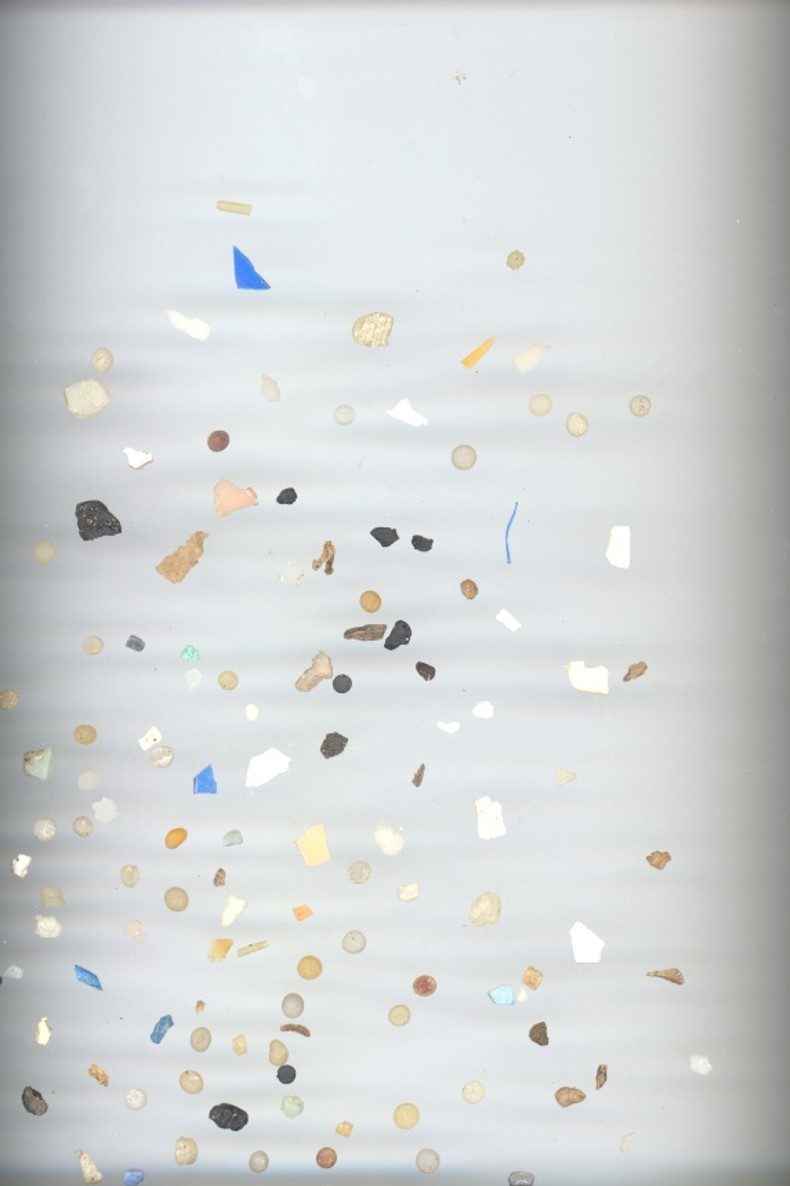
#> input picture MPs_test.jpg, 790 x 1186 px
$ jupyter execute P3_test.ipynb
#> lines starting #> are read from the running program, lines starting #| are printed output that depends on the picture; after the words box and inside, x2 and y2 are one past the last pixel; in counts of white or black regions, pixels touching at a corner belong together
TAREA: La tarea consiste en extraer características (geométricas y/o visuales) de las tres imágenes completas de partida, y *aprender* patrones que permitan identificar las partículas en nuevas imágenes. Para ello se proporciona como imagen de test *MPs_test.jpg* y sus correpondientes anotaciones *MPs_test_bbs.csv* con la que deben obtener las métricas para su propuesta de clasificación de microplásticos, además de la matriz de confusión. La matriz de confusión permitirá mostrar para cada clase el número de muestras que se clasifican correctamente de dicha clase, y el número de muestras que se clasifican incorrectamente como perteneciente a una de las otras dos clases.

En el trabajo [SMACC: A System for Microplastics Automatic Counting and Classification](https://doi.org/10.1109/ACCESS.2020.2970498), las características geométricas utilizadas fueron:

- Área en píxeles
- Perímetro en píxeles
- Compacidad (relación entre el cuadrado del perímetro y el área de la partícula)
- Relación del área de la partícula con la del contenedor
- Relación del ancho y el alto del contenedor
- Relación entre los ejes de la elipse ajustada
- Definido el centroide, relación entre las distancias menor y mayor al contorno

Si no se quedan satisfechos con la segmentación obtenida, es el mundo real, también en el README comento técnicas recientes de segmentación, que podrían despertar su curiosidad.

[cell 1]
import cv2
import numpy as np
import matplotlib.pyplot as plt
import csv

# Cargar imagen
img = cv2.imread('MPs_test.jpg')
#> img is the input picture: shape (1186, 790, 3); mean B, G, R 213.9, 213.8, 210.9
gray = cv2.cvtColor(img, cv2.COLOR_BGR2GRAY)

# Aplicar blur
blurred = cv2.GaussianBlur(gray, (5, 5), 0)

# Aplicar Canny
edges = cv2.Canny(blurred, 50, 150)
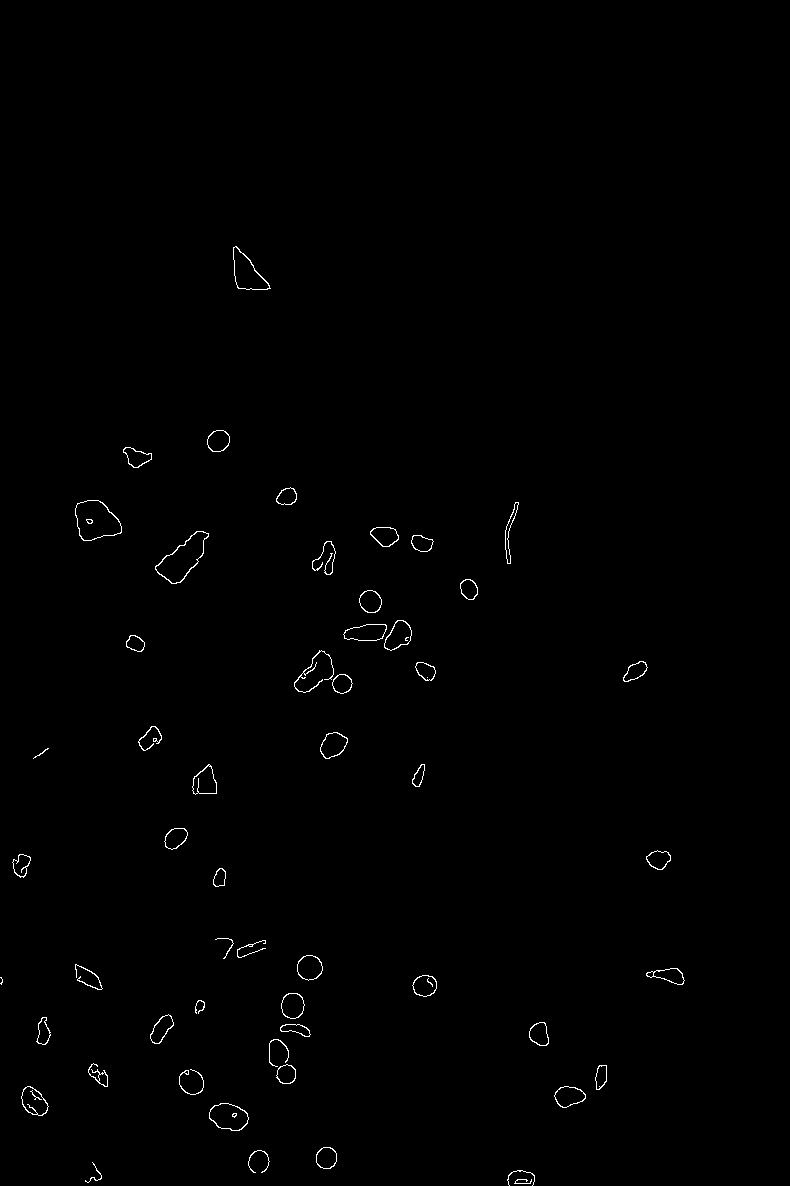
#> edges: shape (1186, 790); 0.51% white in thin lines or dots, all inside (x1, y1, x2, y2) = (0, 246, 685, 1186)

# Encontrar contornos
contours, _ = cv2.findContours(edges, cv2.RETR_EXTERNAL, cv2.CHAIN_APPROX_SIMPLE)
#> contours = 54 contours, 10 with area under 20; largest, box (x1, y1, x2, y2) and area: (75, 500, 122, 541) 1350, (155, 531, 209, 584) 1328, (233, 246, 271, 290) 846, (209, 1103, 249, 1131) 792, (343, 624, 387, 641) 542

print(f"Contornos detectados: {len(contours)}")
#| Contornos detectados: 54

# Cargar anotaciones del CSV (sin encabezados)
annotations = []
with open('MPs_test_bbs.csv', 'r') as file:
#> (reads MPs_test_bbs.csv from the repository)
    reader = csv.reader(file)
    next(reader)
    for row in reader:
        clase = row[0]
        x1 = float(row[1])
        y1 = float(row[2])
        x2 = float(row[3])
        y2 = float(row[4])

        # Calcular ancho y alto
        width = x2 - x1
        height = y2 - y1

        annotations.append({
            'x': x1,
            'y': y1,
            'width': width,
            'height': height,
            'class': clase
        })

print(f"Anotaciones en CSV: {len(annotations)}")

# Comparar contornos con anotaciones
print("\n=== COMPARACIÓN ===")
matched_count = 0
y_true = []  # Clases reales
y_pred = []  # Clases predichas

for i, contour in enumerate(contours):
    # Filtrar contornos pequeños
    if cv2.contourArea(contour) < 10:
        continue

    # Obtener bounding box del contorno
    x, y, w, h = cv2.boundingRect(contour)
    cx = x + w // 2  # Centro X
    cy = y + h // 2  # Centro Y

    # Buscar anotación más cercana
    min_distance = float('inf')
    matched_class = None
    matched_ann = None

    for ann in annotations:
        # Centro de la anotación
        ann_cx = ann['x'] + ann['width'] / 2
        ann_cy = ann['y'] + ann['height'] / 2

        # Distancia entre centros
        distance = np.sqrt((cx - ann_cx)**2 + (cy - ann_cy)**2)

        # Si está cerca (tolerancia = 30 píxeles)
        if distance < 30 and distance < min_distance:
            min_distance = distance
            matched_class = ann['class']
            matched_ann = ann

    # Si encontró match
    if matched_class:
        matched_count += 1
        # Aquí deberías tener tu clasificador que predice la clase
        # Por ahora, simulamos predicción (puedes reemplazar esto con tu modelo)
        predicted_class = matched_class  # Simulación - reemplaza con tu predicción real

        y_true.append(matched_class)
        y_pred.append(predicted_class)

        print(f"Contorno {i}: Posición ({x}, {y}) -> Real: {matched_class}, Predicho: {predicted_class}")
#> this loop made 54 passes
#> (x, y, w, h, cx, cy, predicted_class) on passes 3 to 10: (85, 1162, 17, 21, 93, 1172, 'FRA'), (248, 1150, 22, 23, 259, 1161, 'PEL'), (316, 1147, 21, 22, 326, 1158, 'PEL'), (209, 1103, 40, 28, 229, 1117, 'TAR'), (554, 1086, 32, 22, 570, 1097, 'PEL'), (21, 1086, 28, 30, 35, 1101, 'TAR'), (179, 1069, 25, 26, 191, 1082, 'PEL'), (595, 1065, 12, 25, 601, 1077, 'FRA')
#> (printed output is left out)
#> after the loop, matched_count = 45; y_pred = 45 items, first 6: 'FRA', 'PEL', 'PEL', 'TAR', 'PEL', 'TAR'; y_true has the same summary as y_pred

print(f"\nTotal emparejados: {matched_count}/{len(annotations)}")
#| Total emparejados: 45/97
print(f"Porcentaje de acierto: {matched_count / len(annotations) * 100:.2f}%")
#| Porcentaje de acierto: 46.39%

# Obtener clases únicas
classes = sorted(list(set(y_true)))
#> classes = ['FRA', 'PEL', 'TAR']
print(f"\nClases encontradas: {classes}")
#| Clases encontradas: ['FRA', 'PEL', 'TAR']

# Crear matriz de confusión
n_classes = len(classes)
#> n_classes = 3
confusion_matrix = np.zeros((n_classes, n_classes), dtype=int)

# Mapeo de clase a índice
class_to_idx = {cls: idx for idx, cls in enumerate(classes)}
#> class_to_idx = {'FRA': 0, 'PEL': 1, 'TAR': 2}

# Llenar matriz de confusión
for true, pred in zip(y_true, y_pred):
    true_idx = class_to_idx[true]
    pred_idx = class_to_idx[pred]
    confusion_matrix[true_idx, pred_idx] += 1
#> this loop made 45 passes
#> (true, pred, true_idx, pred_idx) on passes 1 to 8: ('FRA', 'FRA', 0, 0), ('PEL', 'PEL', 1, 1), ('PEL', 'PEL', 1, 1), ('TAR', 'TAR', 2, 2), ('PEL', 'PEL', 1, 1), ('TAR', 'TAR', 2, 2), ('PEL', 'PEL', 1, 1), ('FRA', 'FRA', 0, 0)
#> after the loop, confusion_matrix = [[19, 0, 0], [0, 12, 0], [0, 0, 14]]

# Mostrar matriz de confusión
print("\n=== MATRIZ DE CONFUSIÓN ===")
print(f"{'':10}", end='')
for cls in classes:
    print(f"{cls:>10}", end='')
#> this loop made 3 passes
#> (printed output is left out)
print()

for i, cls in enumerate(classes):
    print(f"{cls:10}", end='')
    for j in range(n_classes):
        print(f"{confusion_matrix[i, j]:>10}", end='')
    print()

# Calcular métricas por clase
print("\n=== MÉTRICAS POR CLASE ===")
print(f"{'Clase':<10} {'Precision':<12} {'Recall':<12} {'F1-Score':<12} {'Support':<10}")
print("-" * 60)

for i, cls in enumerate(classes):
    tp = confusion_matrix[i, i]
    fp = np.sum(confusion_matrix[:, i]) - tp
    fn = np.sum(confusion_matrix[i, :]) - tp

    precision = tp / (tp + fp) if (tp + fp) > 0 else 0
    recall = tp / (tp + fn) if (tp + fn) > 0 else 0
    f1 = 2 * (precision * recall) / (precision + recall) if (precision + recall) > 0 else 0
    support = tp + fn

    print(f"{cls:<10} {precision:<12.3f} {recall:<12.3f} {f1:<12.3f} {support:<10}")
#> this loop made 3 passes
#> (cls, tp, support) on passes 1 to 3: ('FRA', 19, 19), ('PEL', 12, 12), ('TAR', 14, 14)
#> (printed output is left out)

# Accuracy global
total_correct = np.trace(confusion_matrix)
#> total_correct = 45
total_samples = np.sum(confusion_matrix)
#> total_samples = 45
accuracy = total_correct / total_samples if total_samples > 0 else 0
#> accuracy = 1
print("-" * 60)
print(f"Accuracy Global: {accuracy:.3f}")
#| Accuracy Global: 1.000

# Visualizar matriz de confusión
plt.figure(figsize=(10, 8))
plt.imshow(confusion_matrix, interpolation='nearest', cmap=plt.cm.Blues)
plt.title('Matriz de Confusión - Clasificación de Microplásticos', fontsize=16, pad=20)
plt.colorbar()

tick_marks = np.arange(n_classes)
plt.xticks(tick_marks, classes, rotation=45, ha='right')
plt.yticks(tick_marks, classes)

# Añadir valores numéricos
thresh = confusion_matrix.max() / 2.
#> thresh = 9.5
for i in range(n_classes):
    for j in range(n_classes):
        plt.text(j, i, format(confusion_matrix[i, j], 'd'),
                ha="center", va="center",
                color="white" if confusion_matrix[i, j] > thresh else "black",
                fontsize=14)

plt.ylabel('Clase Real', fontsize=12)
plt.xlabel('Clase Predicha', fontsize=12)
plt.tight_layout()
plt.savefig('matriz_confusion.png', dpi=300, bbox_inches='tight')
plt.show()

# Visualizar resultados
img_result = img.copy()

# Dibujar anotaciones del CSV en rojo
for ann in annotations:
    x = int(ann['x'])
    y = int(ann['y'])
    w = int(ann['width'])
    h = int(ann['height'])
    cv2.rectangle(img_result, (x, y), (x + w, y + h), (0, 0, 255), 2)
    cv2.putText(img_result, ann['class'], (x, y - 5),
               cv2.FONT_HERSHEY_SIMPLEX, 0.5, (0, 0, 255), 2)
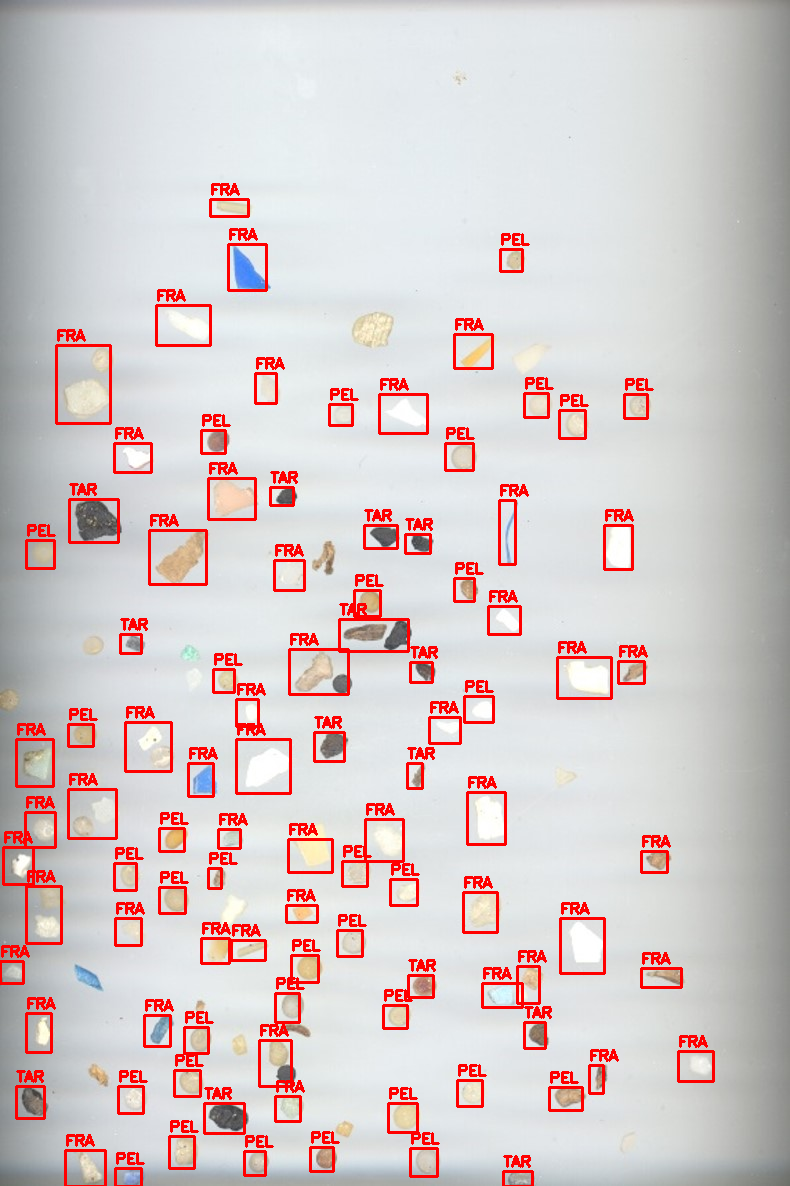
#> img_result: shape (1186, 790, 3); 6.05% of pixels changed, all inside (x1, y1, x2, y2) = (0, 183, 715, 1186)

# Dibujar contornos detectados en verde
cv2.drawContours(img_result, contours, -1, (0, 255, 0), 2)
#> img_result: shape (1186, 790, 3); 1.5% of pixels changed, all inside (x1, y1, x2, y2) = (0, 245, 686, 1186)

# Mostrar imagen con resultados
plt.figure(figsize=(12, 8))
plt.imshow(cv2.cvtColor(img_result, cv2.COLOR_BGR2RGB))
plt.title('Verde: Contornos Canny | Rojo: Anotaciones CSV')
plt.axis('off')
plt.savefig('resultados.png', dpi=300, bbox_inches='tight')
plt.show()

# Mostrar Canny
plt.figure(figsize=(10, 6))
plt.imshow(edges, cmap='gray')
plt.title('Detección de bordes - Canny')
plt.axis('off')
plt.savefig('canny.png', dpi=300, bbox_inches='tight')
plt.show()

# PRUEBA 2

[cell 2]
import cv2
import numpy as np
import matplotlib.pyplot as plt
import csv
from collections import defaultdict
import os

# ============================================
# FUNCIÓN DE IoU (Intersection over Union)
# ============================================

def calculate_iou(box1, box2):
    """
    Calcula IoU entre dos bounding boxes
    box = (x, y, width, height)
    """
    x1, y1, w1, h1 = box1
    x2, y2, w2, h2 = box2

    # Coordenadas de intersección
    xi1 = max(x1, x2)
    yi1 = max(y1, y2)
    xi2 = min(x1 + w1, x2 + w2)
    yi2 = min(y1 + h1, y2 + h2)

    # Área de intersección
    inter_width = max(0, xi2 - xi1)
    inter_height = max(0, yi2 - yi1)
    inter_area = inter_width * inter_height

    # Áreas de cada box
    box1_area = w1 * h1
    box2_area = w2 * h2

    # Unión
    union_area = box1_area + box2_area - inter_area

    if union_area == 0:
        return 0

    iou = inter_area / union_area
    return iou

# ============================================
# FUNCIÓN PARA EXTRAER CARACTERÍSTICAS
# ============================================

def extract_features(contour):
    """
    Extrae características geométricas básicas
    """
    area = cv2.contourArea(contour)
    perimeter = cv2.arcLength(contour, True)
    x, y, w, h = cv2.boundingRect(contour)

    # Aspect ratio
    aspect_ratio = float(w) / h if h != 0 else 0

    # Compacidad
    compactness = (perimeter ** 2) / area if area > 0 else 0

    # Relación área/bbox
    bbox_area = w * h
    extent = area / bbox_area if bbox_area > 0 else 0

    # Solidez (convex hull)
    hull = cv2.convexHull(contour)
    hull_area = cv2.contourArea(hull)
    solidity = area / hull_area if hull_area > 0 else 0

    return {
        'area': area,
        'perimeter': perimeter,
        'aspect_ratio': aspect_ratio,
        'compactness': compactness,
        'extent': extent,
        'solidity': solidity,
        'width': w,
        'height': h
    }

# ============================================
# CLASIFICADOR HEURÍSTICO
# ============================================

def classify_particle(features):
    """
    Clasifica partícula basado en características geométricas
    Ajusta estos umbrales según tus resultados
    """
    ar = features['aspect_ratio']
    compactness = features['compactness']
    extent = features['extent']
    solidity = features['solidity']
    area = features['area']

    # FRA (Fragmentos): irregulares, compactos, solidez media-baja
    if solidity < 0.85 and compactness > 15:
        return 'FRA'

    # PEL (Pellets): circulares/cuadrados, compactos, alta solidez
    if 0.7 <= ar <= 1.3 and extent > 0.7 and solidity > 0.85:
        return 'PEL'

    # TAR (Alquitrán): formas muy irregulares, baja solidez
    if solidity < 0.75:
        return 'TAR'

    # FRA como default para formas angulares
    if ar > 1.5 or ar < 0.6:
        return 'FRA'

    # Default: PEL
    return 'PEL'

# ============================================
# VERIFICAR ARCHIVOS
# ============================================

if not os.path.exists('MPs_test.jpg'):
    print("ERROR: No se encontró 'MPs_test.jpg'")
    print("Archivos disponibles:", os.listdir('.'))
    exit()

if not os.path.exists('MPs_test_bbs.csv'):
    print("ERROR: No se encontró 'MPs_test_bbs.csv'")
    print("Archivos disponibles:", os.listdir('.'))
    exit()

# ============================================
# CARGAR Y PREPROCESAR IMAGEN
# ============================================

img = cv2.imread('MPs_test.jpg')
if img is None:
    print("Error: No se pudo cargar la imagen")
    exit()

gray = cv2.cvtColor(img, cv2.COLOR_BGR2GRAY)
print(f"Dimensiones de imagen: {img.shape}")
#| Dimensiones de imagen: (1186, 790, 3)
print(f"Imagen cargada correctamente")

# ============================================
# SEGMENTACIÓN - MÚLTIPLES MÉTODOS
# ============================================

# CLAHE para mejorar contraste
clahe = cv2.createCLAHE(clipLimit=3.0, tileGridSize=(8, 8))
enhanced = clahe.apply(gray)

# Blur para reducir ruido
blurred = cv2.GaussianBlur(enhanced, (5, 5), 0)

# Método 1: Umbralización Adaptativa
thresh_adaptive = cv2.adaptiveThreshold(
    blurred, 255,
    cv2.ADAPTIVE_THRESH_GAUSSIAN_C,
    cv2.THRESH_BINARY_INV,
    11, 2
)
#> thresh_adaptive: shape (1186, 790); 8.6% white; 7853 white regions (7423 under 20 px), largest, box (x1, y1, x2, y2) and area: (315, 0, 702, 6) 1038, (75, 500, 122, 541) 804, (155, 531, 210, 585) 751

# Operaciones morfológicas
kernel = cv2.getStructuringElement(cv2.MORPH_ELLIPSE, (3, 3))
#> kernel = [[0, 1, 0], [1, 1, 1], [0, 1, 0]]
thresh_adaptive = cv2.morphologyEx(thresh_adaptive, cv2.MORPH_CLOSE, kernel, iterations=2)
#> thresh_adaptive: shape (1186, 790); 10.1% white; 6375 white regions (5871 under 20 px), largest, box (x1, y1, x2, y2) and area: (286, 0, 790, 17) 1433, (0, 805, 61, 890) 1314, (237, 729, 308, 804) 1187
thresh_adaptive = cv2.morphologyEx(thresh_adaptive, cv2.MORPH_OPEN, kernel, iterations=1)
#> thresh_adaptive: shape (1186, 790); 7.8% white; 1667 white regions (1258 under 20 px), largest, box (x1, y1, x2, y2) and area: (286, 0, 783, 6) 1400, (4, 805, 61, 888) 1212, (75, 500, 122, 541) 1048

# Método 2: Otsu
_, thresh_otsu = cv2.threshold(blurred, 0, 255, cv2.THRESH_BINARY_INV + cv2.THRESH_OTSU)
#> thresh_otsu: shape (1186, 790); 15.4% white; 99 white regions (44 under 20 px), largest, box (x1, y1, x2, y2) and area: (0, 0, 790, 1186) 127629, (155, 531, 209, 584) 1343, (208, 1102, 249, 1132) 876
thresh_otsu = cv2.morphologyEx(thresh_otsu, cv2.MORPH_CLOSE, kernel, iterations=2)
#> thresh_otsu: shape (1186, 790); 15.5% white; 87 white regions (35 under 20 px), largest, box (x1, y1, x2, y2) and area: (0, 0, 790, 1186) 127900, (155, 531, 209, 584) 1350, (343, 619, 412, 652) 1192

# Método 3: Canny
edges = cv2.Canny(blurred, 30, 100)
#> edges: shape (1186, 790); 1.6% white in thin lines or dots
edges = cv2.morphologyEx(edges, cv2.MORPH_CLOSE, kernel, iterations=2)
#> edges: shape (1186, 790); 2.4% white; 138 white regions (15 under 20 px), largest, box (x1, y1, x2, y2) and area: (351, 311, 395, 349) 1031, (247, 1147, 338, 1174) 554, (462, 891, 502, 928) 521

# Combinar todos los métodos
combined = cv2.bitwise_or(thresh_adaptive, thresh_otsu)
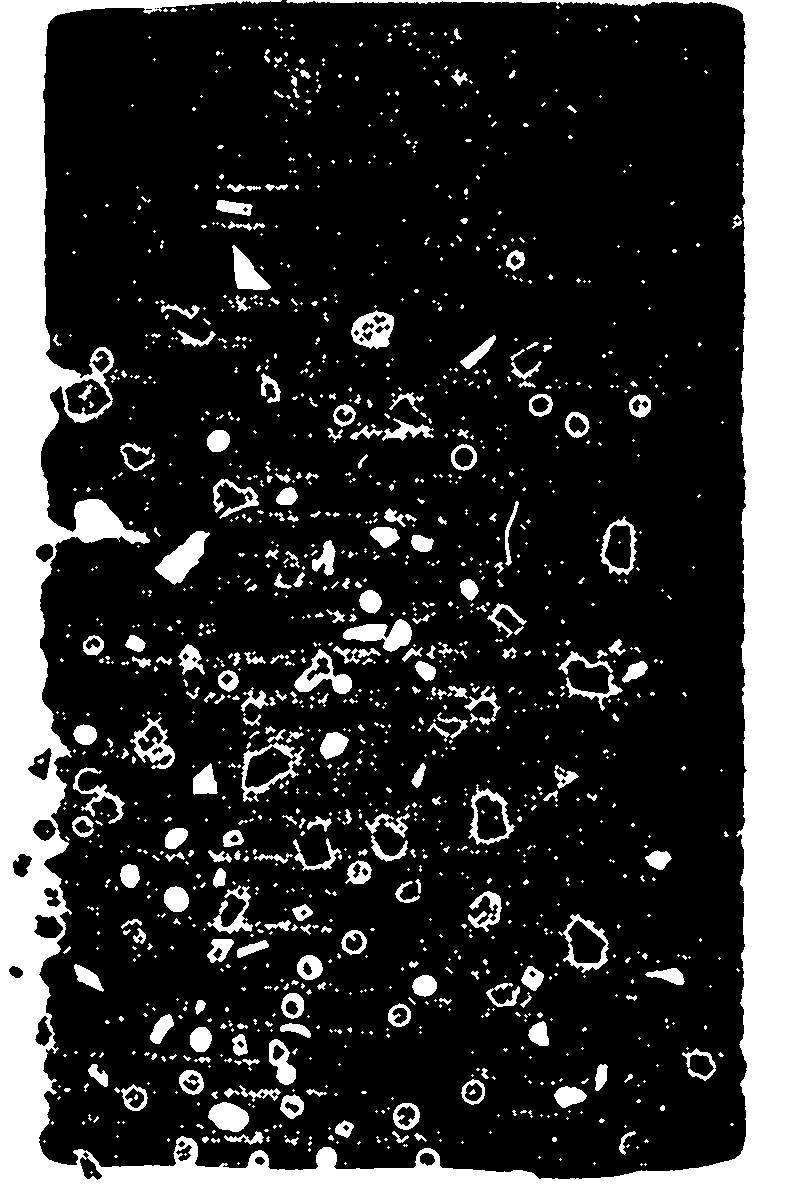
#> combined: shape (1186, 790); 20.2% white; 1367 white regions (1057 under 20 px), largest, box (x1, y1, x2, y2) and area: (0, 0, 790, 1186) 131503, (155, 531, 210, 585) 1370, (343, 619, 412, 652) 1199
combined = cv2.bitwise_or(combined, edges)
#> combined: shape (1186, 790); 21% white; 1329 white regions (1044 under 20 px), largest, box (x1, y1, x2, y2) and area: (0, 0, 790, 1186) 132826, (155, 531, 210, 585) 1439, (343, 619, 412, 652) 1271
combined = cv2.morphologyEx(combined, cv2.MORPH_CLOSE, kernel, iterations=2)
#> combined: shape (1186, 790); 21.2% white; 1241 white regions (946 under 20 px)
#> (the rest of the program and of its run is left out)
